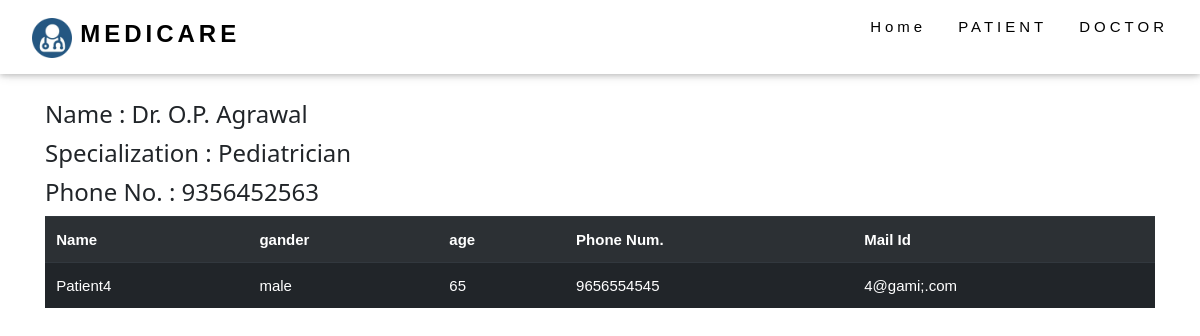
Page /doctor/6 on the committed database.
### Doctor/models.py (models this page shows, shortened)
class Doctor(models.Model):
    name=models.CharField(max_length=256)
    specialization=models.CharField(max_length=256)
    location=models.CharField(max_length=128)
    phone=models.CharField(max_length=10)
    mail=models.CharField(max_length=128)

class Patient(models.Model):
    name=models.CharField(max_length=256)
    doctor=models.ForeignKey(Doctor,on_delete=models.CASCADE)
    gander=models.CharField(max_length=256)
    age=models.CharField(max_length=2)
    phone=models.CharField(max_length=10)
    mail=models.CharField(max_length=128)

### Doctor/views.py (the view)
# urls.py: path('doctor/<int:id>',views.DoctorPatientsData,name="doctorPatients"),
def DoctorPatientsData(request,id):
    doctorList=Doctor.objects.get(id=id)
    patientList=Patient.objects.filter(doctor=doctorList)
    return render(request,'DoctorPatient/DoctorPatientsList.html',{'DrList':doctorList,'PList':patientList})

### templates/DoctorPatient/DoctorPatientsList.html (shortened to what this page needs)
<!DOCTYPE html>
{% load static %}
<html lang="en" dir="ltr">
  <head>
    <link rel="stylesheet" href="https://maxcdn.bootstrapcdn.com/bootstrap/4.0.0/css/bootstrap.min.css">
      <link rel="stylesheet" href="{% static 'css/w3.css' %}">
      <link rel="stylesheet" href="{% static 'css/ac.css' %}">
  </head>
  <body>
    <div class="w3-top">
      <div class="w3-bar w3-white w3-wide w3-padding w3-card">
          <a href="{% url 'home' %}" class="w3-bar-item w3-button"><b><img src="{% static 'images/circle-cropped.png' %}" height="40"> <font size="5"> MEDICARE</font></b> </a>
        <div class="w3-right w3-hide-small">
          <a href="{% url 'home' %}" class="w3-bar-item w3-button">Home</a>
         <a href="{% url 'patient' %}" class="w3-bar-item w3-button">PATIENT</a>
             <a href="{% url 'doctor' %}"  class="w3-bar-item w3-button">DOCTOR</a>
        </div>
      </div>
    </div>
    <div class="container">
      <br/><br/><br/><br/>
      <h3> Name : {{DrList.name}}  </h3>
      <h3>   Specialization : {{DrList.specialization}} </h3>
      <h3> Phone No. : {{DrList.phone}}</h3>
    </div>
    <div class="container">
    <table class="table table-striped table-hover table-dark">
      <tr>
        <th>Name</th>
        <th>gander</th>
        <th>age</th>
        <th>Phone Num.</th>
        <th>Mail Id</th>
      </tr>
      {% for data in PList %}
      <tr>
        <td>{{data.name}}</td>
        <td>{{data.gander}}</td>
        <td>{{data.age}}</td>
        <td>{{data.phone}}</td>
        <td>{{data.mail}}</td>
      </tr>
      {% endfor %}
    </table>
      </div>
  </body>
</html>

### static/css/w3.css (style rules this page uses)
*,*:before,*:after { box-sizing:inherit }
html { -ms-text-size-adjust:100%;-webkit-text-size-adjust:100% }
body { margin:0 }
a { background-color:transparent }
b,strong { font-weight:bolder }
img { border-style:none }
html,body { font-family:Verdana,sans-serif;font-size:15px;line-height:1.5 }
html { overflow-x:hidden }
h3 { font-size:24px }
h1,h2,h3,h4,h5,h6 { font-family:"Segoe UI",Arial,sans-serif;font-weight:400;margin:10px 0 }
.w3-wide { letter-spacing:4px }
img { vertical-align:middle }
a { color:inherit }
.w3-btn,.w3-button { border:none;display:inline-block;padding:8px 16px;vertical-align:middle;overflow:hidden;text-decoration:none;color:inherit;background-color:inherit;text-align:center;cursor:pointer;white-space:nowrap }
.w3-btn,.w3-button { -webkit-touch-callout:none;-webkit-user-select:none;-khtml-user-select:none;-moz-user-select:none;-ms-user-select:none;user-select:none }
.w3-bar { width:100%;overflow:hidden }
.w3-bar .w3-bar-item { padding:8px 16px;float:left;width:auto;border:none;display:block;outline:0 }
.w3-bar .w3-button { white-space:normal }
.w3-container:after,.w3-container:before,.w3-panel:after,.w3-panel:before,.w3-row:after,.w3-row:before,.w3-row-padding:after,.w3-row-padding:before, .w3-cell-row:before,.w3-cell-row:after,.w3-clear:after,.w3-clear:before,.w3-bar:before,.w3-bar:after { content:"";display:table;clear:both }
.w3-top,.w3-bottom { position:fixed;width:100%;z-index:1 }
.w3-top { top:0 }
.w3-card,.w3-card-2 { box-shadow:0 2px 5px 0 rgba(0,0,0,0.16),0 2px 10px 0 rgba(0,0,0,0.12) }
.w3-padding { padding:8px 16px!important }
.w3-right { float:right!important }
.w3-white,.w3-hover-white:hover { color:#000!important;background-color:#fff!important }

### rows in the picture
Doctor: name "Dr. O.P. Agrawal", specialization "Pediatrician", phone "9356452563"
Patient: name "Patient4", gander "male", age "65", phone "9656554545", mail "4@gami;.com"
